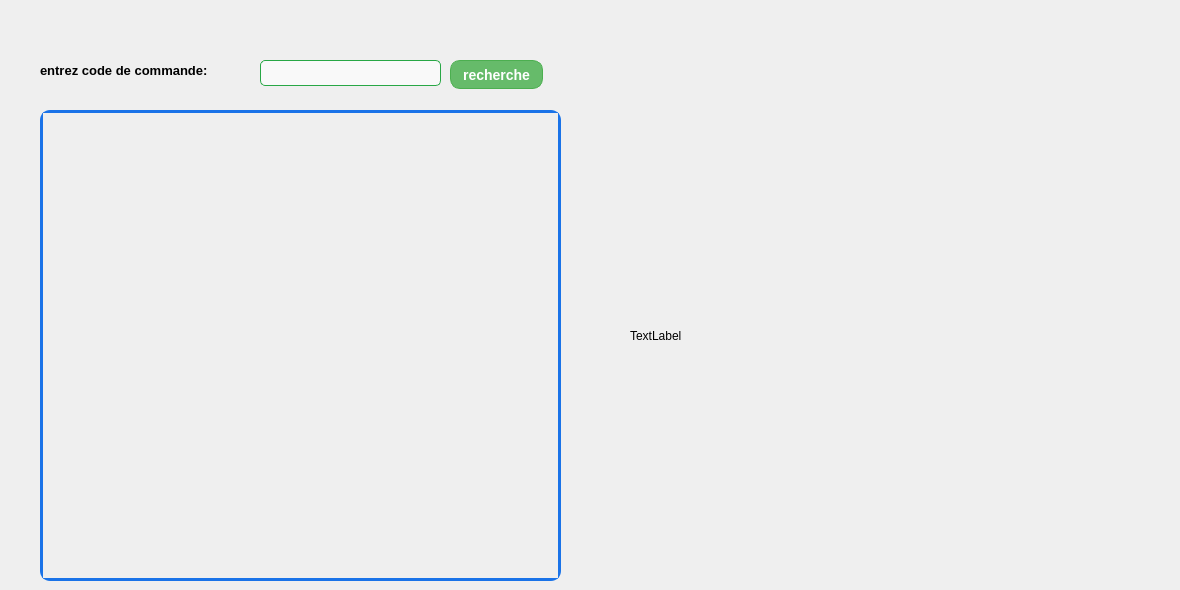
      <widget class="QWidget" name="tabetourClients">
       <attribute name="title">
        <string>retour des clients</string>
       </attribute>
       <widget class="QScrollArea" name="scrollArea">
        <property name="geometry">
         <rect>
          <x>40</x>
          <y>110</y>
          <width>521</width>
          <height>471</height>
         </rect>
        </property>
        <property name="styleSheet">
         <string notr="true">QScrollArea {
    border: 3px solid #1a73e8;
    border-radius: 10px;
}
</string>
        </property>
        <property name="widgetResizable">
         <bool>true</bool>
        </property>
        <widget class="QWidget" name="scrollAreaWidgetContents">
         <property name="geometry">
          <rect>
           <x>0</x>
           <y>0</y>
           <width>515</width>
           <height>465</height>
          </rect>
         </property>
        </widget>
       </widget>
       <widget class="QLineEdit" name="line_code">
        <property name="geometry">
         <rect>
          <x>260</x>
          <y>60</y>
          <width>181</width>
          <height>26</height>
         </rect>
        </property>
        <property name="styleSheet">
         <string notr="true">QLineEdit {
    border: 1px solid #28a745; /* Bordure de 2px de couleur grise */
    border-radius: 5px; /* Bordure arrondie avec un rayon de 5px */
    padding: 5px; /* Espacement interne */
    background-color: #f9f9f9; /* Fond de couleur très claire */
    color: black; /* Texte en noir */
}</string>
        </property>
       </widget>
       <widget class="QLabel" name="label_7">
        <property name="geometry">
         <rect>
          <x>40</x>
          <y>60</y>
          <width>221</width>
          <height>21</height>
         </rect>
        </property>
        <property name="font">
         <font>
          <pointsize>10</pointsize>
          <bold>true</bold>
         </font>
        </property>
        <property name="text">
         <string>entrez code de commande:</string>
        </property>
       </widget>
       <widget class="QPushButton" name="pushButton_rechercher">
        <property name="geometry">
         <rect>
          <x>450</x>
          <y>60</y>
          <width>93</width>
          <height>29</height>
         </rect>
        </property>
        <property name="styleSheet">
         <string notr="true">QPushButton {
    background-color: #66bb6a; /* Fond vert */
    border: 1px solid #4caf50; /* Bordure verte */
    border-radius: 10px; /* Bordure arrondie */
    padding: 5px 10px; /* Espacement intérieur */
    color: white; /* Texte en blanc */
    font-weight: bold; /* Texte en gras */
    font-size: 14px; /* Taille de texte */
    transition: all 0.3s ease-in-out; /* Transition douce */
}

QPushButton:hover {
    background-color: #81c784; /* Changement de couleur au survol */
}

QPushButton:pressed {
    background-color: #4caf50; /* Couleur au clic */
    border-color: #388e3c; /* Couleur de bordure au clic */
}</string>
        </property>
        <property name="text">
         <string>recherche</string>
        </property>
       </widget>
       <widget class="QLabel" name="labelGraphique">
        <property name="geometry">
         <rect>
          <x>630</x>
          <y>100</y>
          <width>541</width>
          <height>471</height>
         </rect>
        </property>
        <property name="text">
         <string>TextLabel</string>
        </property>
       </widget>
      </widget>
